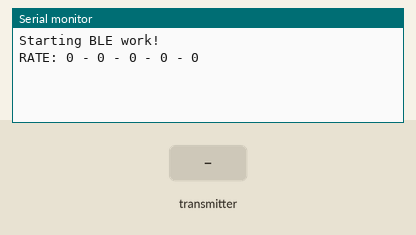
Recording of a sketch running on a simulated ESP32. Shown: the last lines printed to the serial monitor. Inputs (shaded band) come from the test bench. No radio packets arrive unless stated; USB keyboard and mouse output is not drawn.

Above: at 1.2 s.
1.3 s: the transmitter starts sending ch1 = 0
At 2.4 s:
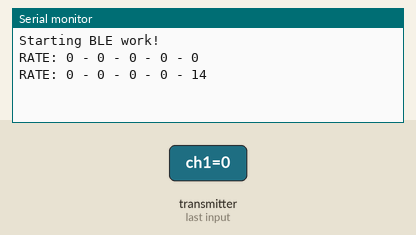
2.8 s: the transmitter starts sending ch2 = 64
At 3.8 s:
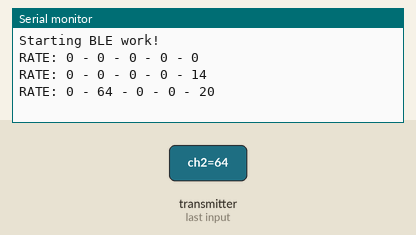
4.3 s: the transmitter starts sending ch4 = 64
At 5.6 s:
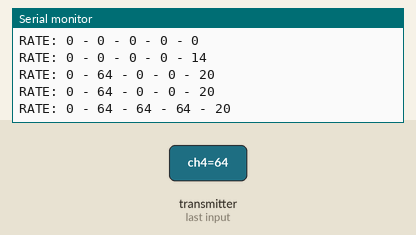
5.8 s: the transmitter starts sending ch3 = 0
At 6.8 s:
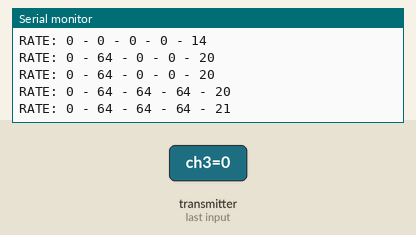
7.3 s: the transmitter starts sending ch1 = 64
At 8.5 s:
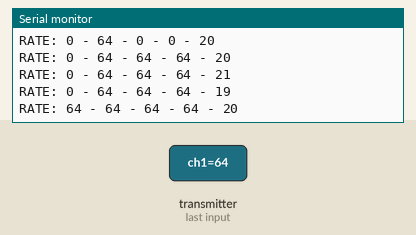
8.8 s: the transmitter starts sending ch5 = 0
At 9.8 s:
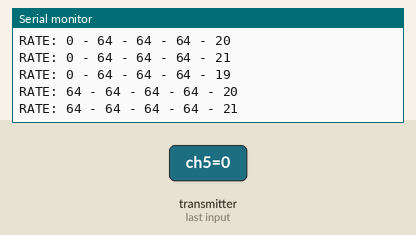
Timing chart, 0 to 11.3 s (numbered marks = the images above; inputs shaded):
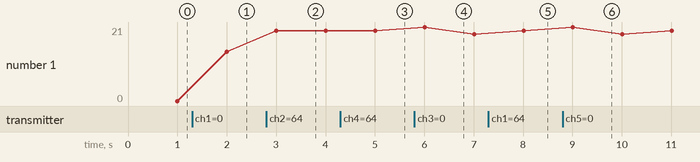

Measured:
- after the input at 1.3 s, the serial monitor: prints a new line after 0.70 s (image 1)
- after the input at 2.8 s, the serial monitor: prints a new line after 0.20 s (image 2)
- after the input at 4.3 s, the serial monitor: prints a new line after 0.71 s (image 3)
- after the input at 5.8 s, the serial monitor: prints a new line after 0.21 s (image 4)
- after the input at 7.3 s, the serial monitor: prints a new line after 0.71 s (image 5)
- after the input at 8.8 s, the serial monitor: prints a new line after 0.21 s (image 6)
- plotted number 1: 0 → 14 after the input at 1.3 s

The sketch:

EchoBT.ino
```cpp
/*
 *
 * [YAW, THROTTLE, ROLL, PITCH, AXIS RX, AXIS RY,
 * (i, 0, 0, 0, 0, 0, DPAD_CENTERED);
 */
#include <SPI.h>
#include <nRF24L01.h>
#include <RF24.h>
#include <BleGamepad.h>

BleGamepad bleGamepad;

const uint64_t pipeIn = 0xE8E8F0F0E1LL;     // Must be same as the transmission
RF24 radio( 5,  21);                        // Starting up the module on GPIO5 (CE), GPIO21 (CSN)

// The sizeof this struct should not exceed 32 bytes
struct MyData {
  uint8_t ch1;
  uint8_t ch2;
  uint8_t ch3;
  uint8_t ch4;
  uint8_t ch5;
  uint8_t ch6;
  uint8_t ch7;
};
MyData data;

uint32_t nrf24l01LastReceivedTime = 0;

#define RC_CHANNEL_MIN 990
#define RC_CHANNEL_MAX 2010

bool ledState = false;

bool revolverA[4];
bool revolverB[4];
bool revolverC[2];
uint8_t revolverAPosition = 0;
uint8_t revolverAStage = 0;
uint8_t revolverBPosition = 0;
uint8_t revolverBStage = 0;
uint8_t revolverCPosition = 0;
uint8_t revolverCStage = 0;
uint32_t toggleLastClick = 0;
bool toggleH = false;
bool toggleE = false;
bool toggleF = false;
bool toggleA = false;

void resetData() {
  // 'safe' values to use when no radio input is detected
  data.ch1 = 0;
  data.ch2 = 0;
  data.ch3 = 0;
  data.ch4 = 0;
  data.ch5 = 0;
  data.ch6 = 0;
  data.ch7 = 0;

  // Reset whats needed
  for(int i = 0; i < 4; i++) {
    revolverA[i] = false;
    revolverB[i] = false;
  }
}

void setup() {
  // Resetting All channel data and SBUS Data
  resetData();

  // Set up radio module
  radio.begin();
  radio.setDataRate(RF24_250KBPS); // Both endpoints must have this set the same
  radio.setAutoAck(false);

  // Added for extending the range - Englebert
  radio.setPALevel(RF24_PA_MAX);

  // Setting up RC Channel
  radio.setChannel(76);

  // Starting up to listen
  radio.openReadingPipe(1, pipeIn);
  radio.startListening();


  Serial.begin(115200);
  Serial.println("Starting BLE work!");
  bleGamepad.begin();
}

uint32_t lastmillis = 0;
char i;
int a;

uint32_t currentMillis = 0;
uint32_t lastStage1Blink = 0;
uint32_t lastTelemetry = 0;
uint32_t lastMillisSeconds = 0;

bool freshData = false;
char throttle = 0;
char yaw = 0;
char pitch = 0;
char roll = 0;

void loop() {
  currentMillis = millis();

  if(currentMillis - lastmillis > 1000) {
    i++;
    Serial.print("RATE: ");
    Serial.print(data.ch1);
    Serial.print(" - ");
    Serial.print(data.ch2);
    Serial.print(" - ");
    Serial.print(data.ch4);
    Serial.print(" - ");
    Serial.print(data.ch4);
    Serial.print(" - ");
    Serial.println(a);
    a = 0;
    lastmillis = millis();
  }

  while(radio.available()) {
    radio.read(&data, sizeof(MyData));
    nrf24l01LastReceivedTime = millis();
    freshData = true;
    if(bleGamepad.isConnected()) {
      throttle = map(data.ch1, 0, 255, 127, -127);      // Throttle
      yaw = map(data.ch2, 0, 255, -127, 127);           // Yaw
      pitch = map(data.ch3, 0, 255, 127, -127);         // Pitch
      roll = map(data.ch4, 0, 255, -127, 127);          // Roll

      //                [YAW, THROTTLE, ROLL, PITCH]
      bleGamepad.setAxes(yaw, throttle, roll, pitch, 0, 0, DPAD_CENTERED);
    }
    a++;
  }
}
```
